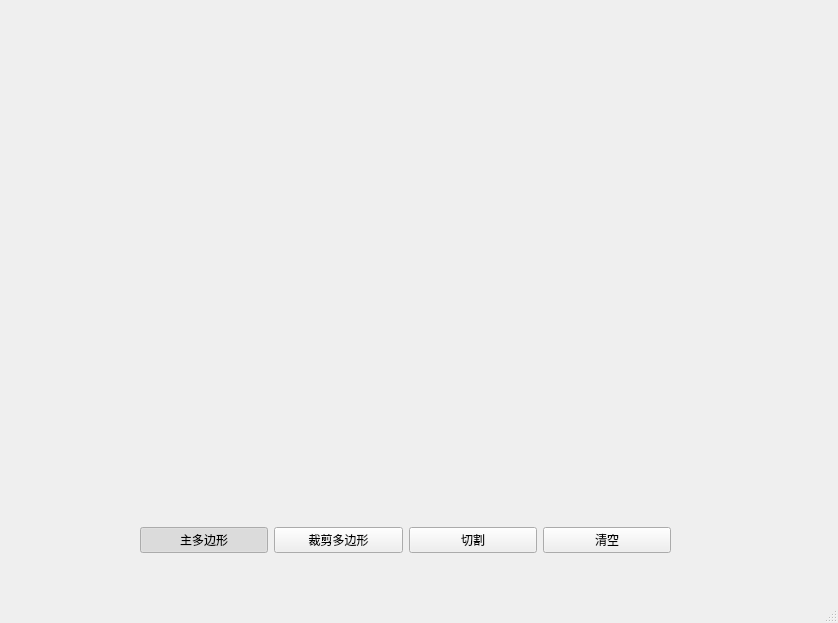
<?xml version="1.0" encoding="UTF-8"?>
<ui version="4.0">
 <class>MainWindow</class>
 <widget class="QMainWindow" name="MainWindow">
  <property name="geometry">
   <rect>
    <x>0</x>
    <y>0</y>
    <width>838</width>
    <height>623</height>
   </rect>
  </property>
  <property name="windowTitle">
   <string>MainWindow</string>
  </property>
  <widget class="QWidget" name="centralwidget">
   <widget class="QWidget" name="horizontalLayoutWidget">
    <property name="geometry">
     <rect>
      <x>140</x>
      <y>510</y>
      <width>531</width>
      <height>61</height>
     </rect>
    </property>
    <layout class="QHBoxLayout" name="horizontalLayout_2">
     <item>
      <widget class="QPushButton" name="mainPolyButton">
       <property name="text">
        <string>主多边形</string>
       </property>
       <property name="checkable">
        <bool>true</bool>
       </property>
       <property name="checked">
        <bool>true</bool>
       </property>
       <property name="autoExclusive">
        <bool>true</bool>
       </property>
      </widget>
     </item>
     <item>
      <widget class="QPushButton" name="cutPolyButton">
       <property name="text">
        <string>裁剪多边形</string>
       </property>
       <property name="checkable">
        <bool>true</bool>
       </property>
       <property name="autoExclusive">
        <bool>true</bool>
       </property>
      </widget>
     </item>
     <item>
      <widget class="QPushButton" name="cutButton">
       <property name="text">
        <string>切割</string>
       </property>
      </widget>
     </item>
     <item>
      <widget class="QPushButton" name="clearButton">
       <property name="text">
        <string>清空</string>
       </property>
      </widget>
     </item>
    </layout>
   </widget>
  </widget>
  <widget class="QMenuBar" name="menubar">
   <property name="geometry">
    <rect>
     <x>0</x>
     <y>0</y>
     <width>838</width>
     <height>26</height>
    </rect>
   </property>
  </widget>
  <widget class="QStatusBar" name="statusbar"/>
 </widget>
 <resources/>
 <connections/>
</ui>
